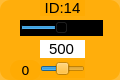
    <widget class="QWidget" name="widget_id1_14" native="true">
     <property name="geometry">
      <rect>
       <x>80</x>
       <y>190</y>
       <width>120</width>
       <height>80</height>
      </rect>
     </property>
     <property name="styleSheet">
      <string notr="true">background-color: rgb(255, 170, 0, 200);
border-radius:10px;</string>
     </property>
     <widget class="QLabel" name="label_ID1_15">
      <property name="geometry">
       <rect>
        <x>40</x>
        <y>0</y>
        <width>45</width>
        <height>16</height>
       </rect>
      </property>
      <property name="minimumSize">
       <size>
        <width>0</width>
        <height>10</height>
       </size>
      </property>
      <property name="font">
       <font>
        <family>Arial</family>
        <pointsize>11</pointsize>
       </font>
      </property>
      <property name="styleSheet">
       <string notr="true">background-color: rgb(255, 255, 255， 0);
border-radius:0px;</string>
      </property>
      <property name="text">
       <string>ID:14</string>
      </property>
      <property name="alignment">
       <set>Qt::AlignCenter</set>
      </property>
     </widget>
     <widget class="QSlider" name="horizontalSlider_pulse_id14">
      <property name="geometry">
       <rect>
        <x>20</x>
        <y>20</y>
        <width>83</width>
        <height>16</height>
       </rect>
      </property>
      <property name="autoFillBackground">
       <bool>false</bool>
      </property>
      <property name="styleSheet">
       <string notr="true">background-color: rgb(0, 0, 0);
border-radius:0px;</string>
      </property>
      <property name="minimum">
       <number>0</number>
      </property>
      <property name="maximum">
       <number>1000</number>
      </property>
      <property name="pageStep">
       <number>1</number>
      </property>
      <property name="value">
       <number>500</number>
      </property>
      <property name="orientation">
       <enum>Qt::Horizontal</enum>
      </property>
     </widget>
     <widget class="QSlider" name="horizontalSlider_dev_id14">
      <property name="geometry">
       <rect>
        <x>40</x>
        <y>60</y>
        <width>45</width>
        <height>18</height>
       </rect>
      </property>
      <property name="styleSheet">
       <string notr="true">background-color: rgb(255, 255, 255， 0);</string>
      </property>
      <property name="minimum">
       <number>-125</number>
      </property>
      <property name="maximum">
       <number>125</number>
      </property>
      <property name="pageStep">
       <number>1</number>
      </property>
      <property name="orientation">
       <enum>Qt::Horizontal</enum>
      </property>
     </widget>
     <widget class="QLabel" name="label_id14">
      <property name="geometry">
       <rect>
        <x>10</x>
        <y>60</y>
        <width>31</width>
        <height>20</height>
       </rect>
      </property>
      <property name="minimumSize">
       <size>
        <width>0</width>
        <height>10</height>
       </size>
      </property>
      <property name="font">
       <font>
        <family>DejaVu Sans</family>
        <pointsize>10</pointsize>
       </font>
      </property>
      <property name="styleSheet">
       <string notr="true">background-color: rgb(255, 255, 255， 0);</string>
      </property>
      <property name="text">
       <string>0</string>
      </property>
      <property name="alignment">
       <set>Qt::AlignCenter</set>
      </property>
     </widget>
     <widget class="QLineEdit" name="lineEdit_id14">
      <property name="geometry">
       <rect>
        <x>40</x>
        <y>40</y>
        <width>45</width>
        <height>18</height>
       </rect>
      </property>
      <property name="sizePolicy">
       <sizepolicy hsizetype="Fixed" vsizetype="Fixed">
        <horstretch>0</horstretch>
        <verstretch>0</verstretch>
       </sizepolicy>
      </property>
      <property name="font">
       <font>
        <family>Arial</family>
        <pointsize>11</pointsize>
       </font>
      </property>
      <property name="autoFillBackground">
       <bool>false</bool>
      </property>
      <property name="styleSheet">
       <string notr="true">background-color: rgb(255, 255, 255);
border-radius:0px;</string>
      </property>
      <property name="text">
       <string>500</string>
      </property>
      <property name="maxLength">
       <number>1000</number>
      </property>
      <property name="alignment">
       <set>Qt::AlignCenter</set>
      </property>
      <property name="dragEnabled">
       <bool>false</bool>
      </property>
      <property name="readOnly">
       <bool>false</bool>
      </property>
     </widget>
    </widget>
